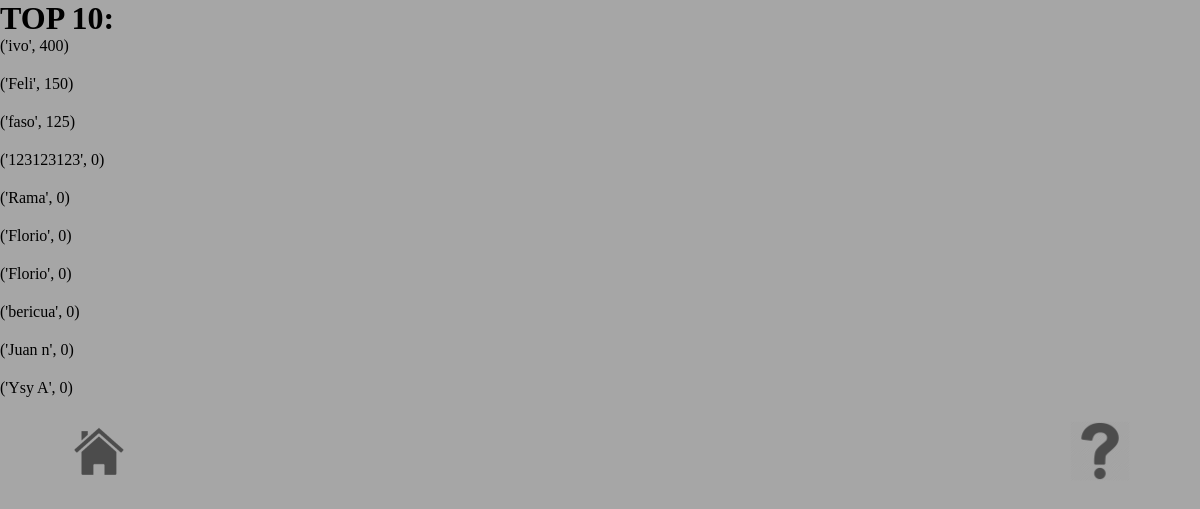
Page /ranking on the committed database.
### tables this page shows
CREATE TABLE "Ranking" (
	`Nombre`	TEXT NOT NULL,
	`Puntaje`	NUMERIC
);

### Proyecto/main.py (the view)
@app.route("/ranking")
def ranking():
  conn = sqlite3.connect('ODS.db')
  q = f"""SELECT * from Ranking
          ORDER BY Puntaje DESC
          LIMIT 10"""
  x = conn.execute(q)
  return render_template('ranking.html', lineamostrar = x)
  conn.close()

### Proyecto/templates/ranking.html (shortened to what this page needs)
<!DOCTYPE html>
<html lang="en">
<head>
    <link href="{{ url_for('static', filename='styles/ranking_style.css') }}" rel="stylesheet">
</head>
<body>
    <ol class="ranking">
        <H1>TOP 10:</H1>
        {% for linea in lineamostrar %}
        <li style="margin-bottom: 20px;">{{ linea }}</li>
        {% endfor %}
    </ol>
    <footer class="pie-de-pagina">
        <div class="inicio">
            <img src="{{ url_for('static', filename = 'img/casa-inicio.jpg')}}" alt="" onclick="window.location.href='{{ url_for('index')}}';">
        </div>
        <div class="ayuda">
            <img src="{{ url_for('static', filename = 'img/ayuda.jpg')}}" alt="" onclick="window.location.href='{{ url_for('informacion')}}';">
        </div>
    </footer>
</body>
</html>

### Proyecto/static/styles/ranking_style.css (style rules this page uses)
:root { --gris-medio-claro: #474646; --gris-oscuro: #1C262A; --violeta: #C8B6FF; --blanquito: #E7ECEF; --gris-claro: #A6A6A6; --neon: 0 0 2px #C8B6FF,0 0 30px #C8B6FF,0px 0px 5px #b3a1e8, 0 0 150px #b19fe4; --neon-blanquito: 0 0 2px #f6f3ff,0 0 30px #f8f6ff,0px 0px 5px #f2f0fa, 0 0 150px #f0eef7; }
* { margin: 0; padding: 0; }
body { background-color: var(--gris-claro); }
.pie-de-pagina { width: 100%; height: auto; display: flex; flex-wrap: wrap; justify-content: space-between; margin-top: 2%; }
.inicio { width: 20%; margin-left: 70px; }
.inicio img { width: 60px; height: 60px; }
.ayuda { width: 20%; align-items: flex-end; margin-right: 70px; }
.ayuda img { width: 60px; height: 60px; float: right; }

### rows in the picture
Ranking: linea "('ivo', 400)"
Ranking: linea "('Feli', 150)"
Ranking: linea "('faso', 125)"
Ranking: linea "('123123123', 0)"
Ranking: linea "('Rama', 0)"
Ranking: linea "('Florio', 0)"
Ranking: linea "('Florio', 0)"
Ranking: linea "('bericua', 0)"
Ranking: linea "('Juan n', 0)"
Ranking: linea "('Ysy A', 0)"
